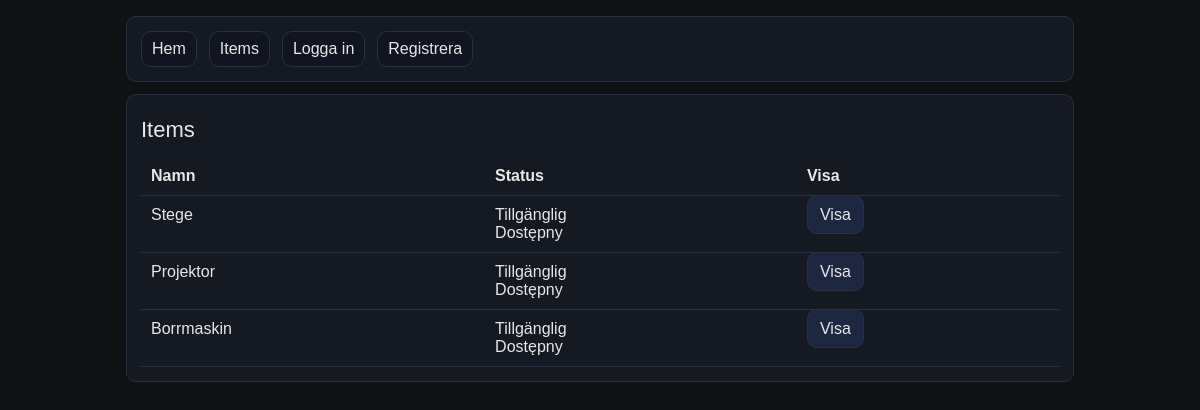
/items, run on the app's committed database.
### tables this page shows
CREATE TABLE items (
  id INT AUTO_INCREMENT PRIMARY KEY,
  name VARCHAR(100) NOT NULL,
  description TEXT,
  available TINYINT(1) NOT NULL DEFAULT 1,
  created_at TIMESTAMP DEFAULT CURRENT_TIMESTAMP
);

### app/Core/Controller.php (called while the page is built, shortened)
<?php
class Controller
{
  protected function render(string $vy, array $data = []): void
  {
    $view = new View();
    $view->render($vy, $data);
  }
}

### app/Controllers/ItemController.php (called while the page is built, shortened)
<?php
final class ItemController extends Controller
{
  public function index(): void
  {
    $items = Item::alla();
    $this->render('items/index', [
      'items' => $items,
    ]);
  }
}

### public/index.php (called while the page is built, shortened)
<?php
spl_autoload_register(function (string $klass): void {
  $prefix = 'App\\';
  $relativ = substr($klass, strlen($prefix));
  $relativ = str_replace('\\', '/', $relativ);
  $fil = __DIR__ . '/../app/' . $relativ . '.php';
});
$router = new Router();
$auth = new AuthController();
$item = new ItemController();
$lan = new LoanController();
$admin = new AdminController();
$router->get('/', function () {
  $view = new \App\Core\View();
  $view->render('home', []);
});
$router->get('/login', [$auth, 'visaLogin']);
$router->post('/login', [$auth, 'loggaIn']);
$router->get('/register', [$auth, 'visaRegister']);
$router->post('/register', [$auth, 'registrera']);
$router->get('/logout', [$auth, 'loggaUt']);
$router->get('/items', [$item, 'index']);
$router->get('/items/show', [$item, 'show']);
$router->get('/lan', [$lan, 'index']);
$router->post('/lan/skapa', [$lan, 'skapa']);
$router->post('/lan/aterlamna', [$lan, 'aterlamna']);
$router->get('/admin/items', [$admin, 'items']);
$router->post('/admin/items/skapa', [$admin, 'skapaItem']);
$router->post('/admin/items/uppdatera', [$admin, 'uppdateraItem']);
$router->post('/admin/items/tabort', [$admin, 'taBortItem']);
$router->dispatch();

### app/Core/Database.php (called while the page is built, shortened)
<?php
final class Database
{
  private static ?Database $instans = null;
  private PDO $anslutning;
  private function __construct(array $konfig)
  {
    $dsn = 'mysql:host=' . $konfig['db_host']
      . ';dbname=' . $konfig['db_name']
      . ';charset=' . $konfig['db_charset'];
    try {
      $this->anslutning = new PDO(
        $dsn,
        $konfig['db_user'],
        $konfig['db_pass'],
        [
          PDO::ATTR_ERRMODE => PDO::ERRMODE_EXCEPTION,
          PDO::ATTR_DEFAULT_FETCH_MODE => PDO::FETCH_ASSOC,
          PDO::ATTR_EMULATE_PREPARES => false,
        ]
      );
    } catch (PDOException $e) {
      die('Databasfel: ' . $e->getMessage());
    }
  }
  public static function hamtaInstans(array $konfig): Database
  {
    if (self::$instans === null) {
      self::$instans = new Database($konfig);
    }
    return self::$instans;
  }
  public function pdo(): PDO
  {
    return $this->anslutning;
  }
}

### app/Models/BaseModel.php (called while the page is built, shortened)
<?php
abstract class BaseModel
{
  protected static array $konfig = [];
  public static function sattKonfig(array $konfig): void
  {
    self::$konfig = $konfig;
  }
  protected static function pdo(): PDO
  {
    return Database::hamtaInstans(self::$konfig)->pdo();
  }
}

### app/Models/Item.php (called while the page is built, shortened)
<?php
final class Item extends BaseModel
{
  public static function alla(): array
  {
    $sql = 'SELECT id, name, description, available
            FROM items
            ORDER BY id DESC';
    $stmt = self::pdo()->query($sql);
    $lista = [];
    while ($rad = $stmt->fetch()) {
      $lista[] = self::franRad($rad);
    }
    return $lista;
  }
  private static function franRad(array $rad): Item
  {
    $i = new Item();
    $i->id = (int) $rad['id'];
    $i->namn = (string) $rad['name'];
    $i->beskrivning = (string) ($rad['description'] ?? '');
    $i->tillganglig = ((int) $rad['available']) === 1;
    return $i;
  }
}

### views/items/index.php (the view)
<?php
$items = $items ?? [];
?>
<div class="kort">
  <div class="h1">Items</div>
  <?php if (empty($items)): ?>
    <p>
      Inga items hittades.
      <br>
      Brak przedmiotów.
    </p>
  <?php else: ?>
    <table class="tabell">
      <thead>
        <tr>
          <th>Namn</th>
          <th>Status</th>
          <th>Visa</th>
        </tr>
      </thead>
      <tbody>
      <?php foreach ($items as $item): ?>
        <tr>
          <td>
            <?php echo htmlspecialchars($item->namn); ?>
          </td>
          <td>
            <?php if ($item->tillganglig): ?>
              Tillgänglig
              <br>
              Dostępny
            <?php else: ?>
              Utlånad
              <br>
              Wypożyczony
            <?php endif; ?>
          </td>
          <td>
            <a class="knapp"
               href="/items/show?id=<?php echo (int) $item->id; ?>">
              Visa
            </a>
          </td>
        </tr>
      <?php endforeach; ?>
      </tbody>
    </table>
  <?php endif; ?>
</div>

### public/assets/css/app.css (style rules this page uses)
:root { --bakgrund: #0f1115; --yta: #151922; --text: #e8e8e8; --muted: #b9b9b9; --kant: #2a3140; --fel: #ff6b6b; }
* { box-sizing: border-box; }
body { margin: 0; font-family: Arial, Helvetica, sans-serif; background: var(--bakgrund); color: var(--text); }
a { color: var(--text); text-decoration: none; }
.kort { background: var(--yta); border: 1px solid var(--kant); border-radius: 10px; padding: 14px; margin-bottom: 12px; }
.h1 { font-size: 22px; margin: 8px 0 14px 0; }
.knapp { padding: 10px 12px; border-radius: 10px; border: 1px solid var(--kant); background: #1d2740; color: var(--text); cursor: pointer; }
.tabell { width: 100%; border-collapse: collapse; }
.tabell th, .tabell td { border-bottom: 1px solid var(--kant); padding: 10px; text-align: left; vertical-align: top; }

### data on the page
items: name "Stege", available "Tillgänglig"
items: name "Projektor", available "Tillgänglig"
items: name "Borrmaskin", available "Tillgänglig"
